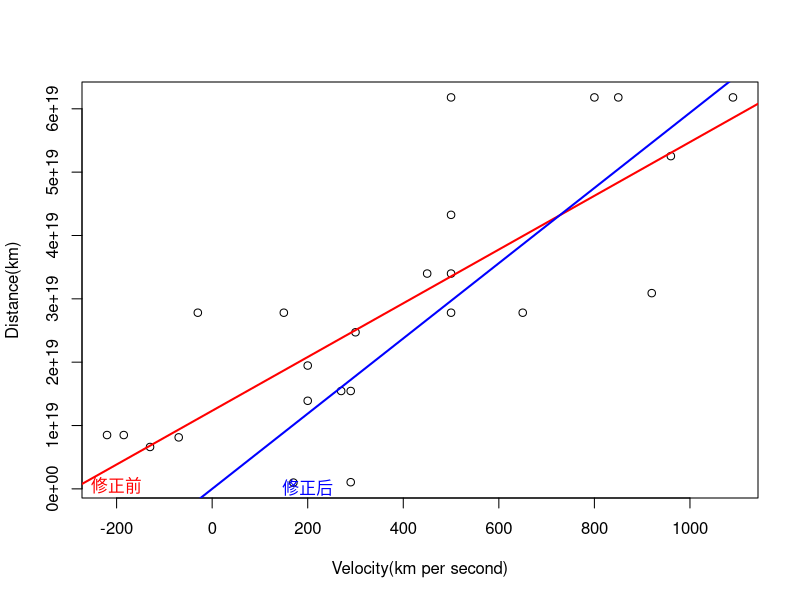

The R script that drew this image:
#=========The Big Bang Theory ======
setwd('D:/ESE5023/ESE5023_Assignments/Data')
BigBang <- read.csv("The Big Bang Theory.csv",header = T)

Velocity <- BigBang$Velocity
Distance <- BigBang$Distance
Distance <- Distance * 1e6 * 1e12 * 30.9

#======5.1====
plot(Velocity,Distance,xlab = "Velocity(km per second)", ylab = "Distance(km)")

#======5.2====
fit1 <- lm(Distance~Velocity)
abline(fit1, lwd = 2,col = 'red')
text(-200,5.0e17,"修正前",col = 'red')
summary(fit1)

#=====5.3====
fit2 <- lm(Distance~Velocity-1)
abline(fit2, lwd = 2,col = 'blue')
text(200,2.0e17,"修正后",col = 'blue')
summary(fit2)
#====宇宙的年龄为
coefficients(fit2)/ 60 / 60 / 24/ 365.2
